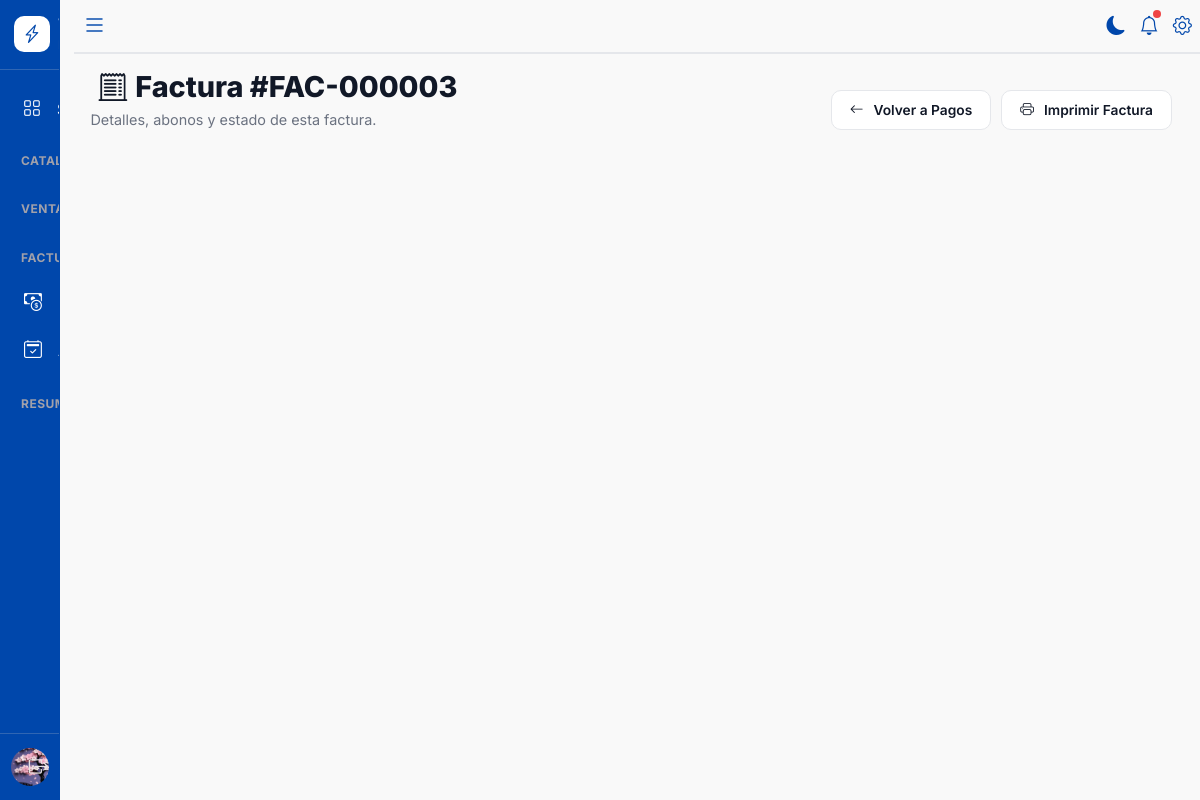
Screenshot of /facturas/3/historial (signed in) with the database file from the repository.
### models/usuario.py (models this page shows, shortened)
class Usuario(UserMixin, db.Model):
    __tablename__ = "usuarios"
    id = db.Column(
        db.Integer,
        primary_key=True
    )
    username = db.Column(
        db.String(50),
        unique=True,
        nullable=False
    )
    password_hash = db.Column(
        db.String(255),
        nullable=False
    )
    nombre_completo = db.Column(
        db.String(150),
        nullable=True
    )
    @property
    def nombre_mostrar(self):
        if not self.nombre_completo:
            return self.username
        partes = self.nombre_completo.strip().split()
        if len(partes) == 0:
            return self.username
        elif len(partes) == 1:
            return partes[0].capitalize()
        elif len(partes) == 2:
            return f"{partes[0].capitalize()} {partes[1][0].upper()}."
        else:
            return f"{partes[0].capitalize()} {partes[1].capitalize()} {partes[2][0].upper()}."
    direccion = db.Column(
        db.String(255),
        nullable=True
    )
    genero = db.Column(
        db.String(20),
        nullable=True
    )
    telefono = db.Column(
        db.String(20),
        nullable=True
    )
    email = db.Column(
        db.String(120),
        unique=True,
        nullable=True
    )
    foto_perfil = db.Column(
        db.String(255),
        nullable=True
    )
    rol_id = db.Column(
        db.Integer,
        db.ForeignKey("roles.id"),
        nullable=False
    )
    cliente_id = db.Column(
        db.Integer,
        db.ForeignKey("clientes.id"),
        nullable=True
    )
    estado = db.Column(
        db.Boolean,
        default=True
    )
    debe_cambiar_password = db.Column(
        db.Boolean,
        nullable=False,
        default=False
    )
    password_temporal_plana = db.Column(
        db.String(100),
        nullable=True
    )
    created_at = db.Column(
        db.DateTime,
        default=lambda: datetime.now(UTC)
    )
    updated_at = db.Column(
        db.DateTime,
        default=lambda: datetime.now(UTC),
        onupdate=lambda: datetime.now(UTC)
    )
    rol = db.relationship(
        "Rol",
        back_populates="usuarios"
    )
    cliente = db.relationship(
        "Cliente",
        back_populates="usuario"
    )
    ventas = db.relationship(
        "Venta",
        back_populates="usuario",
        lazy=True
    )
    pagos = db.relationship(
        "Pago",
        back_populates="usuario",
        lazy=True
    )

### models/venta.py (models this page shows, shortened)
class Venta(db.Model):
    __tablename__ = "ventas"
    id = db.Column(db.Integer,primary_key=True)
    cliente_id = db.Column(db.Integer,db.ForeignKey("clientes.id"),nullable=False)
    usuario_id = db.Column(db.Integer,db.ForeignKey("usuarios.id"),nullable=False)
    fecha_venta = db.Column(db.DateTime,nullable=False,default=lambda: datetime.now(UTC))
    fecha_limite_credito = db.Column(db.Date,nullable=True)
    tipo_venta = db.Column(db.Enum(TipoVenta),nullable=False)
    numero_factura = db.Column(db.String(30),unique=True,nullable=False)
    total_venta = db.Column(db.Numeric(10, 2),nullable=False)
    estado = db.Column(db.Enum(EstadoVenta),nullable=False,default=EstadoVenta.ACTIVA)
    observaciones = db.Column(db.Text,nullable=True)
    created_at = db.Column(db.DateTime,nullable=False,default=lambda: datetime.now(UTC))
    updated_at = db.Column(db.DateTime,nullable=False,default=lambda: datetime.now(UTC),onupdate=lambda: datetime.now(UTC))
    cliente = db.relationship("Cliente",back_populates="ventas")
    usuario = db.relationship("Usuario",back_populates="ventas")
    detalle_ventas = db.relationship("DetalleVenta", back_populates="venta", lazy=True)
    pagos = db.relationship("Pago",back_populates="venta",lazy=True,order_by="Pago.fecha_pago.desc()")
    cuotas = db.relationship("CuotaVenta", back_populates="venta", lazy=True, cascade="all, delete-orphan", order_by="CuotaVenta.numero_cuota.asc()")

### routes/pagos.py (the view)
@pagos_bp.route("/facturas/<int:venta_id>/historial", methods=["GET"])
@login_required
def historial_factura(venta_id):
    venta = Venta.query.get_or_404(venta_id)
    if current_user.rol and current_user.rol.nombre.upper() == "CLIENTE":
        if venta.cliente_id != current_user.cliente_id:
            abort(403)
    total_facturado = float(venta.total_venta)
    total_abonado = sum(
        float(pago.monto_pago)
        for pago in venta.pagos
        if pago.estado == "ACTIVO"
    )
    saldo_pendiente = max(0.0, total_facturado - total_abonado)
    kpis = {
        "total_facturado": total_facturado,
        "total_abonado": total_abonado,
        "saldo_pendiente": saldo_pendiente,
        "es_pagada": saldo_pendiente <= 0
    }
    return render_template(
        "pagos/historial_factura.html",
        venta=venta,
        kpis=kpis,
        now=datetime.now()
    )

### app.py (called while the page is built)
@login_manager.user_loader
def load_user(user_id):
    return Usuario.query.get(int(user_id))

@app.before_request
def enrutar_inquilino():
    return resolve_tenant_middleware()

### services/saas/tenant_engine.py (called while the page is built)
    def get_bind(self, mapper=None, clause=None, bind=None, **kw):
        if mapper and getattr(mapper.class_, "__bind_key__", None) == "master":
            return super().get_bind(mapper=mapper, clause=clause, bind=bind, **kw)
        if has_app_context() and hasattr(g, "tenant_engine") and g.tenant_engine is not None:
            return g.tenant_engine
        return super().get_bind(mapper=mapper, clause=clause, bind=bind, **kw)

### services/saas/tenant_resolver.py (called while the page is built, shortened)
def extract_subdomain_from_host(host: str) -> Optional[str]:
    clean_host = host.split(":")[0].strip().lower()
    if clean_host in ("localhost", "127.0.0.1"):
        return None
    if clean_host.endswith(".localhost"):
        subdomain = clean_host[:-10]
        return subdomain if subdomain else None
    base_domain = current_app.config.get("SAAS_BASE_DOMAIN", "").strip().lower()
    if base_domain:
        if clean_host == base_domain:
            return None
        if clean_host.endswith(f".{base_domain}"):
            subdomain = clean_host[:-(len(base_domain) + 1)]
            return subdomain if subdomain else None
        return None
    parts = clean_host.split(".")
    if len(parts) >= 2:
        return parts[0]
    return None

def resolve_tenant_middleware():
    if request.path.startswith("/static"):
        return None
    subdomain = extract_subdomain_from_host(request.host)
    if not subdomain:
        subdomain = request.args.get("tenant") or session.get("active_tenant_slug")
    g.is_superadmin_zone = False
    if not subdomain:
        g.current_tenant = None
        g.tenant_engine = None
        return None

### templates/pagos/historial_factura.html (shortened to what this page needs)
{% extends "base.html" %}
{% block content %}
    <div class="page-header-apex" style="display: flex; justify-content: space-between; align-items: flex-end; flex-wrap: wrap; gap: 16px;">
        <div>
            <h1 class="page-title-apex">
                <i class="bi bi-receipt-cutoff px-2"></i>Factura #{{ venta.numero_factura }}</h1>
            <p class="page-subtitle-apex">Detalles, abonos y estado de esta factura.</p>
        </div>
        <div style="display: flex; gap: 10px;">
            <a href="{{ url_for('pagos.facturas', tipo='credito') if venta.tipo_venta.value == 'CREDITO' else url_for('pagos.facturas', tipo='contado') }}" class="btn-apex-outline">
                <i class="bi bi-arrow-left me-1"></i> Volver a Pagos
            </a>
            <a href="{{ url_for('pagos.factura', venta_id=venta.id) }}" target="_blank" class="btn-apex-outline">
                <i class="bi bi-printer me-1"></i> Imprimir Factura
            </a>
        </div>
    </div>
{% endblock %}

### templates/base.html (shortened to what this page needs)
<!DOCTYPE html>
<html lang="es">
<head>
    <link href="https://cdn.jsdelivr.net/npm/bootstrap@5.3.3/dist/css/bootstrap.min.css" rel="stylesheet">
    <link rel="stylesheet" href="https://cdn.jsdelivr.net/npm/bootstrap-icons@1.11.3/font/bootstrap-icons.min.css">
    <link rel="stylesheet" href="{{ url_for('static', filename='css/main.css') }}">
    <link href="https://cdn.jsdelivr.net/npm/select2@4.1.0-rc.0/dist/css/select2.min.css" rel="stylesheet" />
</head>
<body>
    {% set rol_actual = current_user.rol.nombre.upper() if current_user.is_authenticated and current_user.rol else '' %}
    <div id="app-container" class="app-container">
        <button id="btnHamburgerTrigger" class="hamburger-trigger-btn" title="Abrir Menú">
        </button>
        <aside id="sidebar" class="sidebar">
            <div class="sidebar__header">
                <a class="d-flex align-items-center gap-2 text-decoration-none" href="{{ url_for('dashboard') }}" style="color: white;">
                    <div class="sidebar__logo-badge">
                        <i class="bi bi-lightning-charge"></i>
                    </div>
                </a>
            </div>
            <nav class="sidebar__nav">
                <ul class="sidebar__menu">
                    {% if rol_actual == 'ADMIN' %}
                    <li>
                        <a class="sidebar__link {% if request.endpoint == 'dashboard' %}sidebar__link--active{% endif %}" href="{{ url_for('dashboard') }}">
                            <i class="bi bi-grid sidebar__icon"></i>
                        </a>
                    </li>
                    {% endif %}
                    {% if rol_actual in ['ADMIN', 'VENDEDOR'] %}
                    <li class="sidebar__dropdown {% if request.endpoint and 'pagos' in request.endpoint %}is-expanded{% endif %}">
                        <ul class="sidebar__submenu">
                            <li>
                                <a class="sidebar__sublink {% if request.path and '/facturas/contado' in request.path %}sidebar__sublink--active{% endif %}" href="{{ url_for('pagos.facturas', tipo='contado', estado='todas') }}">
                                    <i class="bi bi-cash-coin sidebar__icon"></i>
                                </a>
                            </li>
                            <li>
                                <a class="sidebar__sublink {% if request.path and '/facturas/credito' in request.path %}sidebar__sublink--active{% endif %}" href="{{ url_for('pagos.facturas', tipo='credito', estado='todas') }}">
                                    <i class="bi bi-calendar2-check sidebar__icon"></i>
                                </a>
                            </li>
                        </ul>
                    </li>
                    {% endif %}
                </ul>
            </nav>
            <div class="sidebar__user-profile">
                <a href="{{ url_for('perfil.editar_perfil') }}" class="d-flex align-items-center gap-2 text-decoration-none" style="flex: 1; min-width: 0;" title="Ver Perfil de Admin">
                    <div class="sidebar__user-avatar" style="overflow: hidden;">
                        {% if current_user.is_authenticated and current_user.foto_perfil %}
                        <img src="{{ url_for('static', filename='uploads/perfiles/' + current_user.foto_perfil) }}" alt="Foto" style="width: 100%; height: 100%; object-fit: cover;">
                        {% else %}
                        {{ current_user.nombre_mostrar[:2].upper() if current_user.is_authenticated else 'AD' }}
                        {% endif %}
                    </div>
                </a>
            </div>
        </aside>
        <main id="main-content" class="main-content">
            {% block topbar %}
            <header style="position: sticky; top: 0; z-index: 1000; display: flex; justify-content: space-between; align-items: center; padding: 8px; border-bottom: 2px solid var(--color-border); background-color: var(--color-bg-app);">
                <div style="display: flex; align-items: center;">
                    <button type="button" class="topbar-icon-btn" title="Menú" style="font-size: 1.5rem;">
                        <i class="bi bi-list"></i>
                    </button>
                </div>
                <div class="topbar__actions" style="display: flex; align-items: center; gap: 14px;">
                    <button type="button" class="topbar-icon-btn" onclick="toggleTheme()" title="Cambiar Tema">
                        <i id="theme-icon" class="bi bi-sun"></i>
                    </button>
                    <a href="javascript:void(0)" class="topbar-icon-btn" title="Alertas de Cobro">
                        <i class="bi bi-bell"></i>
                        <span class="topbar-badge-dot"></span>
                    </a>
                    {% if rol_actual == 'ADMIN' %}
                    <a href="{{ url_for('empresa.informacion_empresa') }}" class="topbar-icon-btn" title="Información de la Empresa">
                        <i class="bi bi-gear"></i>
                    </a>
                    {% endif %}
                </div>
            </header>
            {% endblock topbar %}
            <div class="content-wrapper">
        {% block content %}
        {% endblock %}
                </div>
        </main>
    </div>
</body>
</html>

### static/css/base/variables.css (style rules this page uses)
:root { --color-bg-app: #f9f9f9; --color-bg-card: #ffffff; --color-bg-card-hover: #f4f6f3; --color-bg-input: #ffffff; --sidebar-bg: #0047AB; --sidebar-text: #ffffff; --sidebar-text-muted: #a1a1aa; --sidebar-border: #0047AB; --sidebar-hover: rgba(255, 255, 255, 0.05); --color-primary: #0047AB; --color-primary-dark: #003682; --color-primary-glow: rgba(0, 71, 171, 0.15); --color-secondary: #0284c7; --color-text-main: #111827; --color-text-muted: #6b7280; --color-text-subtle: #9ca3af; --color-success: #007938; --color-warning: #f59e0b; --color-danger: #ef4444; --color-info: #3b82f6; --color-border: #e5e7eb; --color-border-hover: #d1d5db; --shadow-card: 0 1px 3px rgba(0, 0, 0, 0.05), 0 1px 2px rgba(0, 0, 0, 0.03); --font-family-base: 'Inter', -apple-system, BlinkMacSystemFont, "Segoe UI", Roboto, sans-serif; --font-size-base: 0.9rem; --border-radius-sm: 8px; --border-radius-md: 12px; --border-radius-lg: 16px; --border-radius-pill: 9999px; --transition-base: 0.2s cubic-bezier(0.4, 0, 0.2, 1); --shadow-modal: 0 25px 50px -12px rgba(0, 0, 0, 0.25); }

### static/css/layout/grid.css (style rules this page uses)
.app-container { display: flex; min-height: 100vh; background-color: var(--color-bg-app); }
.main-content { flex-grow: 1; display: flex; flex-direction: column; min-width: 0; padding-left: 60px !important; padding-right: 0 !important; padding-top: 0 !important; padding-bottom: 0 !important; box-sizing: border-box !important; transition: padding-left 0.28s cubic-bezier(0.4, 0, 0.2, 1) !important; }
.content-wrapper { flex-grow: 1; padding: 16px 28px 40px 16px !important; width: 100%; max-width: 100%; box-sizing: border-box !important; }

### static/css/layout/topbar.css (style rules this page uses)
.topbar__actions { display: flex; align-items: center; gap: var(--spacing-md); }
.topbar-icon-btn { color: var(--color-primary); font-size: 1.2rem; transition: color 0.2s, transform 0.2s; position: relative; cursor: pointer; background: transparent; border: none; padding: 0; }
.topbar-badge-dot { position: absolute; top: -2px; right: -2px; width: 8px; height: 8px; background-color: var(--color-danger); border-radius: 50%; }

### static/css/components/buttons.css (style rules this page uses)
.btn-apex-outline { background-color: var(--color-bg-card) !important; color: var(--color-text-main) !important; border: 1px solid var(--color-border) !important; padding: 9px 18px !important; border-radius: 10px !important; font-weight: 600 !important; font-size: 0.86rem !important; text-decoration: none !important; display: inline-flex !important; align-items: center !important; justify-content: center !important; gap: 6px !important; cursor: pointer !important; transition: all 0.2s ease !important; }

### static/css/components/forms.css (style rules this page uses)
.page-header-apex { margin-bottom: 20px; }
.page-title-apex { font-size: 1.8rem; font-weight: 800; color: var(--color-text-main); margin: 0 0 4px 0; }
.page-subtitle-apex { color: var(--color-text-muted); font-size: 0.9rem; margin: 0; }
.btn-apex-outline { background-color: var(--color-bg-card); color: var(--color-text-main); border: 1px solid var(--color-border); padding: 8px 16px; border-radius: 10px; font-weight: 600; font-size: 0.86rem; text-decoration: none; display: inline-flex; align-items: center; gap: 6px; transition: all 0.2s ease; }

### rows the page displays
Usuario: foto_perfil (picture)
Venta: numero_factura "FAC-000003"
